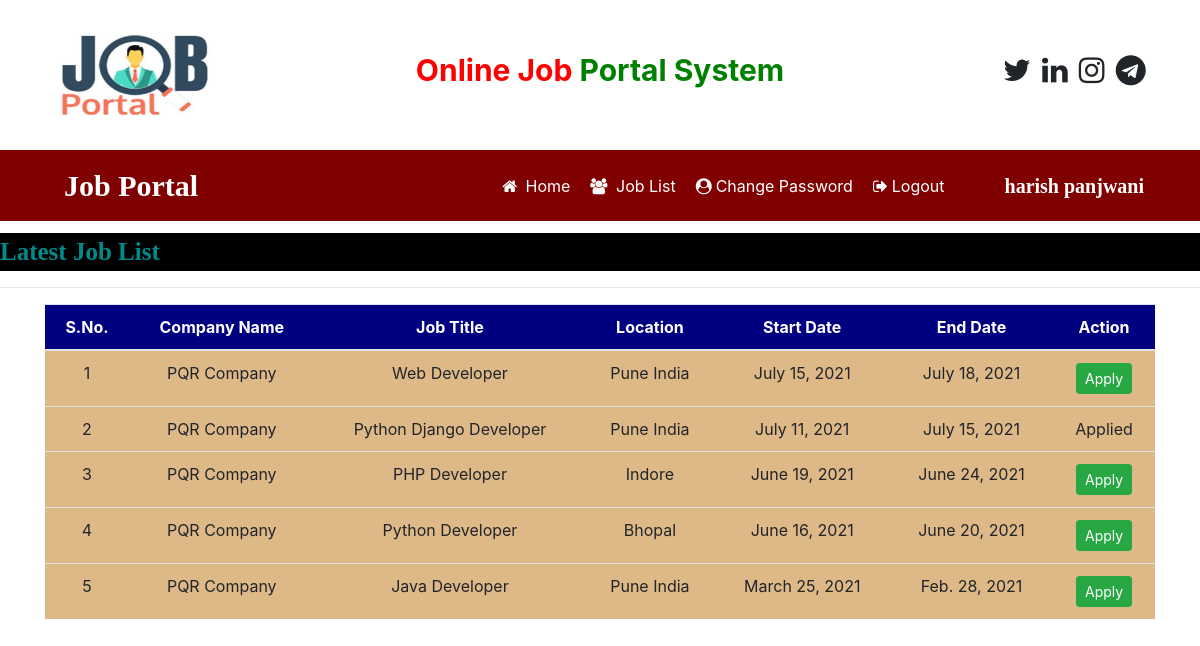
/user_latestjobs (signed in), run on the app's committed database.
### job/models.py (models this page shows, shortened)
class Job(models.Model):
    recruiter = models.ForeignKey(Recruiter,on_delete=models.CASCADE)
    start_date = models.DateField()
    end_date = models.DateField()
    title = models.CharField(max_length=100)
    salary= models.FloatField(max_length=20)
    image = models.FileField()
    description = models.CharField(max_length=300)
    experience = models.CharField(max_length=50)
    location = models.CharField(max_length=100)
    skills = models.CharField(max_length=100)
    creationdate = models.DateField()

class Recruiter(models.Model):
    user = models.ForeignKey(User,on_delete=models.CASCADE)
    mobile = models.CharField(max_length=15,null=True)
    image = models.FileField(null=True)
    gender = models.CharField(max_length=10,null=True)
    company= models.CharField(max_length=100,null=True)
    type = models.CharField(max_length=15,null=True)
    status = models.CharField(max_length=20, null=True)

### job/views.py (the view)
# urls.py: path('user_latestjobs',user_latestjobs,name="user_latestjobs"),
def user_latestjobs(request):
    job = Job.objects.all().order_by('-start_date')
    user = request.user
    student = StudentUser.objects.get(user=user)
    data = Apply.objects.filter(student=student)
    li=[]
    for i in data:
        li.append(i.job.id)
    d = {'job':job,'li':li}
    return render(request,'user_latestjobs.html',d)

### job/templates/user_latestjobs.html (shortened to what this page needs)
{% load static %}
{% block body %}
{% include 'user_navigation.html' %}
<marquee style = "font-family : 'Monotype Corsiva' ; font-size : 25px ; color : darkcyan ; background-color : black ; font-weight : bold ; margin-top:1%">
    Latest Job List
</marquee>
<hr>
<div class="container">
<table class="table table-hover" id="example">
    <thead>
    <tr style = "background-color : #000080 ; color : white">
        <th>S.No.</th>
        <th>Company Name</th>
        <th>Job Title</th>
         <th>Location</th>
        <th>Start Date</th>
        <th>End Date</th>
        <th>Action</th>
    </tr>
    </thead>
    <tbody>
    {% for i in job %}
    <tr style = "background-color : #DEB887">
        <td>{{forloop.counter}}</td>
        <td>{{i.recruiter.company}}</td>
        <td>{{i.title}}</td>
<td>{{i.location}}</td>
        <td>{{i.start_date}}</td>
        <td>{{i.end_date}}</td>
        {% if i.id in li %}
        <td>Applied</td>
        {% else %}
        <td><a href="{% url 'job_detail' i.id %}" class="btn btn-success btn-sm" >Apply</a>
        {% endif %}
        </td>
    </tr>
    {% endfor %}
    </tbody>
</table>
</div>
{% endblock %}

### job/templates/user_navigation.html (shortened to what this page needs)
<html>
<head>
    {% load static %}
  <link rel="stylesheet" href="https://maxcdn.bootstrapcdn.com/bootstrap/4.5.2/css/bootstrap.min.css">
<link rel="stylesheet" href="https://cdnjs.cloudflare.com/ajax/libs/font-awesome/4.7.0/css/font-awesome.min.css">
</head>
<body>
<div class="container">
    <div class="row">
        <div class="col-sm-3">
            <img src="{% static 'images/portalMy.jpg' %}" style="width:180px; height:150px">
        </div>
        <div class="col-sm-6 mt-5 text-center">
            <span style ="font-weight : bold ; font-size : 30px">
                <span style = "color : red">Online Job</span>
                <span style = "color : green">Portal System</span>
            </span>
        </div>
        <div class="col-sm-3 mt-5" style = "padding-left : 10%">
<span style="font-weight:bold ; font-size : 30px">
  <span><i class="fa fa-twitter pl-1"></i></span>
    <span><i class="fa fa-linkedin pl-1"></i></span>
    <span><i class="fa fa-instagram pl-1"></i></span>
    <span><i class="fa fa-telegram pl-1"></i></span>
</span>
        </div>
    </div>
</div>
<nav class="navbar navbar-expand-sm" style="background-color : maroon">
    <a class="navbar-brand text-white pl-5 font-weight-bold" style="font-family:'Monotype Corsiva'; font-size:30px">Job Portal</a>
<ul class="navbar-nav">
    <li class="nav-item">
        <a class="nav-link" href="{% url 'user_home' %}" style="margin-left:280px"><i class="fa fa-home mr-1"></i> Home</a>
    </li>
    <li class="nav-item">
        <a class="nav-link" href="{% url 'user_latestjobs' %}" ><i class="fa fa-users mr-1"></i> Job List</a>
    </li>
    <li class="nav-item">
        <a class="nav-link" href="{% url 'change_passworduser' %}" ><i class="fa fa-user-circle mr-1"></i>Change Password</a>
    </li>
    <li class="nav-item">
        <a class="nav-link" href="{% url 'Logout' %}" ><i class="fa fa-sign-out mr-1"></i>Logout</a>
    </li>
</ul>
<a class="navbar-brand text-white pl-5 font-weight-bold" style="font-family:'Monotype Corsiva'; font-size:20px">{{request.user.first_name}} {{request.user.last_name}}</a>
</nav>
</body>
</html>

### job/templates/user_navigation.html (style rules this page uses)
.nav-link { color : white ; margin-right : 4px; }

### job/templates/user_latestjobs.html (style rules this page uses)
tr { text-align : center }

### data on the page
Job: recruiter.company "PQR Company", title "Web Developer", location "Pune India", start_date "July 15, 2021", end_date "July 18, 2021", shows "Apply"
Job: recruiter.company "PQR Company", title "Python Django Developer", location "Pune India", start_date "July 11, 2021", end_date "July 15, 2021", shows "Applied"
Job: recruiter.company "PQR Company", title "PHP Developer", location "Indore", start_date "June 19, 2021", end_date "June 24, 2021", shows "Apply"
Job: recruiter.company "PQR Company", title "Python Developer", location "Bhopal", start_date "June 16, 2021", end_date "June 20, 2021", shows "Apply"
Job: recruiter.company "PQR Company", title "Java Developer", location "Pune India", start_date "March 25, 2021", end_date "Feb. 28, 2021", shows "Apply"

### other printed values
{{ request.user.first_name }} "harish"
{{ request.user.last_name }} "panjwani"
